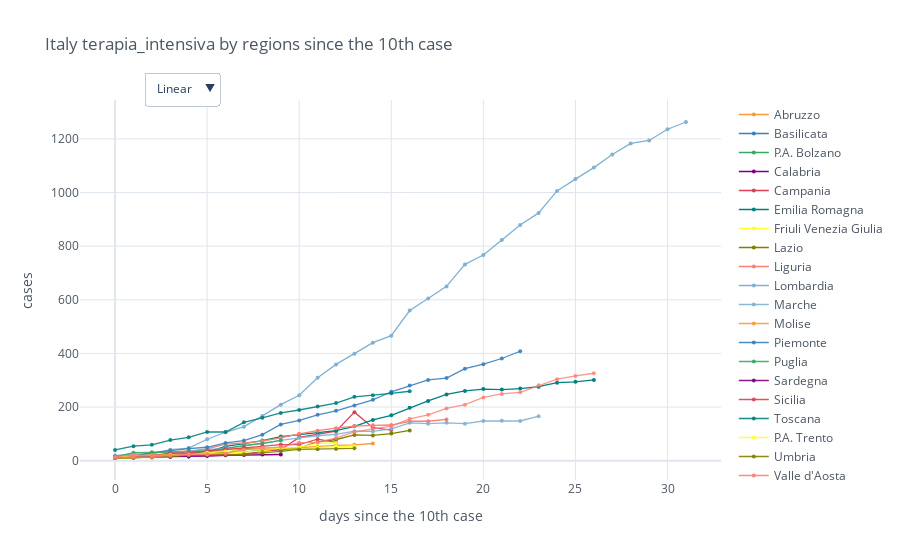

Here is the notebook cell this chart was saved with:
### Code cell
min_value = 10
mpl.iplot_sync_plot(total_cases, min_value=10, title='Italy ' + category + ' by regions since the ' + str(min_value) + 'th case')

### Figure 1 — Plotly figure (JSON) as saved in the notebook; plotly's stock layout.template omitted (floating-point values rounded to 4 significant figures)
{"data": [{"line": {"color": "rgba(255, 153, 51, 1.0)", "dash": "solid", "shape": "linear", "width": 1.3}, "marker": {"size": 4, "symbol": "circle"}, "mode": "lines+markers", "name": "Abruzzo", "text": "", "type": "scatter", "x": [0, 1, 2, 3, 4, 5, 6, 7, 8, 9, 10, 11, 12, 13, 14, 15, 16, 17, 18, 19, 20, 21, 22, 23, 24, 25, 26, 27, 28, 29, 30, 31], "y": [12.0, 14.0, 14.0, 28.0, 37.0, 32.0, 41.0, 47.0, 48.0, 44.0, 49.0, 52.0, 57.0, 59.0, 64.0, "", "", "", "", "", "", "", "", "", "", "", "", "", "", "", "", ""]}, {"line": {"color": "rgba(55, 128, 191, 1.0)", "dash": "solid", "shape": "linear", "width": 1.3}, "marker": {"size": 4, "symbol": "circle"}, "mode": "lines+markers", "name": "Basilicata", "text": "", "type": "scatter", "x": [0, 1, 2, 3, 4, 5, 6, 7, 8, 9, 10, 11, 12, 13, 14, 15, 16, 17, 18, 19, 20, 21, 22, 23, 24, 25, 26, 27, 28, 29, 30, 31], "y": [10.0, 12.0, 12.0, 14.0, 16.0, "", "", "", "", "", "", "", "", "", "", "", "", "", "", "", "", "", "", "", "", "", "", "", "", "", "", ""]}, {"line": {"color": "rgba(50, 171, 96, 1.0)", "dash": "solid", "shape": "linear", "width": 1.3}, "marker": {"size": 4, "symbol": "circle"}, "mode": "lines+markers", "name": "P.A. Bolzano", "text": "", "type": "scatter", "x": [0, 1, 2, 3, 4, 5, 6, 7, 8, 9, 10, 11, 12, 13, 14, 15, 16, 17, 18, 19, 20, 21, 22, 23, 24, 25, 26, 27, 28, 29, 30, 31], "y": [11.0, 11.0, 18.0, 18.0, 24.0, 30.0, 32.0, 33.0, 38.0, 40.0, 43.0, "", "", "", "", "", "", "", "", "", "", "", "", "", "", "", "", "", "", "", "", ""]}, {"line": {"color": "rgba(128, 0, 128, 1.0)", "dash": "solid", "shape": "linear", "width": 1.3}, "marker": {"size": 4, "symbol": "circle"}, "mode": "lines+markers", "name": "Calabria", "text": "", "type": "scatter", "x": [0, 1, 2, 3, 4, 5, 6, 7, 8, 9, 10, 11, 12, 13, 14, 15, 16, 17, 18, 19, 20, 21, 22, 23, 24, 25, 26, 27, 28, 29, 30, 31], "y": [10.0, 11.0, 13.0, 16.0, 16.0, 17.0, 20.0, 21.0, 23.0, 23.0, "", "", "", "", "", "", "", "", "", "", "", "", "", "", "", "", "", "", "", "", "", ""]}, {"line": {"color": "rgba(219, 64, 82, 1.0)", "dash": "solid", "shape": "linear", "width": 1.3}, "marker": {"size": 4, "symbol": "circle"}, "mode": "lines+markers", "name": "Campania", "text": "", "type": "scatter", "x": [0, 1, 2, 3, 4, 5, 6, 7, 8, 9, 10, 11, 12, 13, 14, 15, 16, 17, 18, 19, 20, 21, 22, 23, 24, 25, 26, 27, 28, 29, 30, 31], "y": [11.0, 11.0, 19.0, 17.0, 22.0, 22.0, 24.0, 24.0, 36.0, 41.0, 87.0, 99.0, 110.0, 181.0, 123.0, 114.0, "", "", "", "", "", "", "", "", "", "", "", "", "", "", "", ""]}, {"line": {"color": "rgba(0, 128, 128, 1.0)", "dash": "solid", "shape": "linear", "width": 1.3}, "marker": {"size": 4, "symbol": "circle"}, "mode": "lines+markers", "name": "Emilia Romagna", "text": "", "type": "scatter", "x": [0, 1, 2, 3, 4, 5, 6, 7, 8, 9, 10, 11, 12, 13, 14, 15, 16, 17, 18, 19, 20, 21, 22, 23, 24, 25, 26, 27, 28, 29, 30, 31], "y": [11.0, 13.0, 16.0, 24.0, 26.0, 32.0, 53.0, 64.0, 75.0, 90.0, 98.0, 104.0, 112.0, 128.0, 152.0, 169.0, 197.0, 223.0, 247.0, 260.0, 267.0, 265.0, 269.0, 276.0, 291.0, 294.0, 301.0, "", "", "", "", ""]}, {"line": {"color": "rgba(255, 255, 51, 1.0)", "dash": "solid", "shape": "linear", "width": 1.3}, "marker": {"size": 4, "symbol": "circle"}, "mode": "lines+markers", "name": "Friuli Venezia Giulia", "text": "", "type": "scatter", "x": [0, 1, 2, 3, 4, 5, 6, 7, 8, 9, 10, 11, 12, 13, 14, 15, 16, 17, 18, 19, 20, 21, 22, 23, 24, 25, 26, 27, 28, 29, 30, 31], "y": [10.0, 11.0, 12.0, 19.0, 21.0, 27.0, 29.0, 32.0, 37.0, 47.0, 41.0, 49.0, 52.0, 54.0, "", "", "", "", "", "", "", "", "", "", "", "", "", "", "", "", "", ""]}, {"line": {"color": "rgba(128, 128, 0, 1.0)", "dash": "solid", "shape": "linear", "width": 1.3}, "marker": {"size": 4, "symbol": "circle"}, "mode": "lines+markers", "name": "Lazio", "text": "", "type": "scatter", "x": [0, 1, 2, 3, 4, 5, 6, 7, 8, 9, 10, 11, 12, 13, 14, 15, 16, 17, 18, 19, 20, 21, 22, 23, 24, 25, 26, 27, 28, 29, 30, 31], "y": [15.0, 18.0, 20.0, 24.0, 25.0, 31.0, 31.0, 44.0, 44.0, 45.0, 47.0, 70.0, 79.0, 96.0, 94.0, 101.0, 113.0, "", "", "", "", "", "", "", "", "", "", "", "", "", "", ""]}, {"line": {"color": "rgba(251, 128, 114, 1.0)", "dash": "solid", "shape": "linear", "width": 1.3}, "marker": {"size": 4, "symbol": "circle"}, "mode": "lines+markers", "name": "Liguria", "text": "", "type": "scatter", "x": [0, 1, 2, 3, 4, 5, 6, 7, 8, 9, 10, 11, 12, 13, 14, 15, 16, 17, 18, 19, 20, 21, 22, 23, 24, 25, 26, 27, 28, 29, 30, 31], "y": [11.0, 17.0, 29.0, 34.0, 36.0, 44.0, 62.0, 66.0, 73.0, 85.0, 100.0, 112.0, 121.0, 129.0, 132.0, 133.0, 147.0, 147.0, 154.0, "", "", "", "", "", "", "", "", "", "", "", "", ""]}, {"line": {"color": "rgba(128, 177, 211, 1.0)", "dash": "solid", "shape": "linear", "width": 1.3}, "marker": {"size": 4, "symbol": "circle"}, "mode": "lines+markers", "name": "Lombardia", "text": "", "type": "scatter", "x": [0, 1, 2, 3, 4, 5, 6, 7, 8, 9, 10, 11, 12, 13, 14, 15, 16, 17, 18, 19, 20, 21, 22, 23, 24, 25, 26, 27, 28, 29, 30, 31], "y": [19, 25, 25, 41, 47, 80, 106, 127, 167, 209, 244, 309, 359, 399, 440, 466, 560, 605, 650, 732, 767, 823, 879, 924, 1006, 1050, 1093, 1142, 1183, 1194, 1236, 1263]}, {"line": {"color": "rgba(128, 177, 211, 0.8999999999999999)", "dash": "solid", "shape": "linear", "width": 1.3}, "marker": {"size": 4, "symbol": "circle"}, "mode": "lines+markers", "name": "Marche", "text": "", "type": "scatter", "x": [0, 1, 2, 3, 4, 5, 6, 7, 8, 9, 10, 11, 12, 13, 14, 15, 16, 17, 18, 19, 20, 21, 22, 23, 24, 25, 26, 27, 28, 29, 30, 31], "y": [13.0, 15.0, 19.0, 20.0, 36.0, 41.0, 47.0, 54.0, 66.0, 76.0, 85.0, 93.0, 98.0, 110.0, 109.0, 119.0, 141.0, 138.0, 141.0, 138.0, 148.0, 149.0, 148.0, 166.0, "", "", "", "", "", "", "", ""]}, {"line": {"color": "rgba(255, 153, 51, 0.8999999999999999)", "dash": "solid", "shape": "linear", "width": 1.3}, "marker": {"size": 4, "symbol": "circle"}, "mode": "lines+markers", "name": "Molise", "text": "", "type": "scatter", "x": [0, 1, 2, 3, 4, 5, 6, 7, 8, 9, 10, 11, 12, 13, 14, 15, 16, 17, 18, 19, 20, 21, 22, 23, 24, 25, 26, 27, 28, 29, 30, 31], "y": ["", "", "", "", "", "", "", "", "", "", "", "", "", "", "", "", "", "", "", "", "", "", "", "", "", "", "", "", "", "", "", ""]}, {"line": {"color": "rgba(55, 128, 191, 0.8999999999999999)", "dash": "solid", "shape": "linear", "width": 1.3}, "marker": {"size": 4, "symbol": "circle"}, "mode": "lines+markers", "name": "Piemonte", "text": "", "type": "scatter", "x": [0, 1, 2, 3, 4, 5, 6, 7, 8, 9, 10, 11, 12, 13, 14, 15, 16, 17, 18, 19, 20, 21, 22, 23, 24, 25, 26, 27, 28, 29, 30, 31], "y": [13.0, 17.0, 30.0, 38.0, 45.0, 50.0, 66.0, 75.0, 97.0, 135.0, 150.0, 171.0, 186.0, 206.0, 227.0, 257.0, 280.0, 301.0, 308.0, 343.0, 360.0, 381.0, 408.0, "", "", "", "", "", "", "", "", ""]}, {"line": {"color": "rgba(50, 171, 96, 0.8999999999999999)", "dash": "solid", "shape": "linear", "width": 1.3}, "marker": {"size": 4, "symbol": "circle"}, "mode": "lines+markers", "name": "Puglia", "text": "", "type": "scatter", "x": [0, 1, 2, 3, 4, 5, 6, 7, 8, 9, 10, 11, 12, 13, 14, 15, 16, 17, 18, 19, 20, 21, 22, 23, 24, 25, 26, 27, 28, 29, 30, 31], "y": [14.0, 30.0, 31.0, 31.0, 33.0, 37.0, 45.0, 57.0, 64.0, 76.0, "", "", "", "", "", "", "", "", "", "", "", "", "", "", "", "", "", "", "", "", "", ""]}, {"line": {"color": "rgba(128, 0, 128, 0.8999999999999999)", "dash": "solid", "shape": "linear", "width": 1.3}, "marker": {"size": 4, "symbol": "circle"}, "mode": "lines+markers", "name": "Sardegna", "text": "", "type": "scatter", "x": [0, 1, 2, 3, 4, 5, 6, 7, 8, 9, 10, 11, 12, 13, 14, 15, 16, 17, 18, 19, 20, 21, 22, 23, 24, 25, 26, 27, 28, 29, 30, 31], "y": [15.0, 16.0, 16.0, 18.0, 19.0, 19.0, 20.0, "", "", "", "", "", "", "", "", "", "", "", "", "", "", "", "", "", "", "", "", "", "", "", "", ""]}, {"line": {"color": "rgba(219, 64, 82, 0.8999999999999999)", "dash": "solid", "shape": "linear", "width": 1.3}, "marker": {"size": 4, "symbol": "circle"}, "mode": "lines+markers", "name": "Sicilia", "text": "", "type": "scatter", "x": [0, 1, 2, 3, 4, 5, 6, 7, 8, 9, 10, 11, 12, 13, 14, 15, 16, 17, 18, 19, 20, 21, 22, 23, 24, 25, 26, 27, 28, 29, 30, 31], "y": [11.0, 15.0, 20.0, 28.0, 29.0, 36.0, 42.0, 48.0, 55.0, 60.0, 60.0, 80.0, 68.0, "", "", "", "", "", "", "", "", "", "", "", "", "", "", "", "", "", "", ""]}, {"line": {"color": "rgba(0, 128, 128, 0.8999999999999999)", "dash": "solid", "shape": "linear", "width": 1.3}, "marker": {"size": 4, "symbol": "circle"}, "mode": "lines+markers", "name": "Toscana", "text": "", "type": "scatter", "x": [0, 1, 2, 3, 4, 5, 6, 7, 8, 9, 10, 11, 12, 13, 14, 15, 16, 17, 18, 19, 20, 21, 22, 23, 24, 25, 26, 27, 28, 29, 30, 31], "y": [40.0, 54.0, 59.0, 77.0, 87.0, 107.0, 107.0, 143.0, 160.0, 178.0, 189.0, 202.0, 215.0, 238.0, 244.0, 251.0, 259.0, "", "", "", "", "", "", "", "", "", "", "", "", "", "", ""]}, {"line": {"color": "rgba(255, 255, 51, 0.8999999999999999)", "dash": "solid", "shape": "linear", "width": 1.3}, "marker": {"size": 4, "symbol": "circle"}, "mode": "lines+markers", "name": "P.A. Trento", "text": "", "type": "scatter", "x": [0, 1, 2, 3, 4, 5, 6, 7, 8, 9, 10, 11, 12, 13, 14, 15, 16, 17, 18, 19, 20, 21, 22, 23, 24, 25, 26, 27, 28, 29, 30, 31], "y": [12.0, 19.0, 19.0, 22.0, 22.0, 30.0, 34.0, 39.0, 46.0, 46.0, 49.0, 65.0, 66.0, "", "", "", "", "", "", "", "", "", "", "", "", "", "", "", "", "", "", ""]}, {"line": {"color": "rgba(128, 128, 0, 0.8999999999999999)", "dash": "solid", "shape": "linear", "width": 1.3}, "marker": {"size": 4, "symbol": "circle"}, "mode": "lines+markers", "name": "Umbria", "text": "", "type": "scatter", "x": [0, 1, 2, 3, 4, 5, 6, 7, 8, 9, 10, 11, 12, 13, 14, 15, 16, 17, 18, 19, 20, 21, 22, 23, 24, 25, 26, 27, 28, 29, 30, 31], "y": [10.0, 11.0, 13.0, 15.0, 21.0, 21.0, 21.0, 24.0, 29.0, 35.0, 42.0, 43.0, 44.0, 46.0, "", "", "", "", "", "", "", "", "", "", "", "", "", "", "", "", "", ""]}, {"line": {"color": "rgba(251, 128, 114, 0.8999999999999999)", "dash": "solid", "shape": "linear", "width": 1.3}, "marker": {"size": 4, "symbol": "circle"}, "mode": "lines+markers", "name": "Valle d'Aosta", "text": "", "type": "scatter", "x": [0, 1, 2, 3, 4, 5, 6, 7, 8, 9, 10, 11, 12, 13, 14, 15, 16, 17, 18, 19, 20, 21, 22, 23, 24, 25, 26, 27, 28, 29, 30, 31], "y": [15.0, 21.0, 20.0, 20.0, 25.0, 24.0, "", "", "", "", "", "", "", "", "", "", "", "", "", "", "", "", "", "", "", "", "", "", "", "", "", ""]}, {"line": {"color": "rgba(251, 128, 114, 0.7999999999999998)", "dash": "solid", "shape": "linear", "width": 1.3}, "marker": {"size": 4, "symbol": "circle"}, "mode": "lines+markers", "name": "Veneto", "text": "", "type": "scatter", "x": [0, 1, 2, 3, 4, 5, 6, 7, 8, 9, 10, 11, 12, 13, 14, 15, 16, 17, 18, 19, 20, 21, 22, 23, 24, 25, 26, 27, 28, 29, 30, 31], "y": [11.0, 13.0, 14.0, 19.0, 23.0, 24.0, 27.0, 41.0, 47.0, 51.0, 67.0, 68.0, 85.0, 107.0, 119.0, 129.0, 156.0, 171.0, 195.0, 209.0, 236.0, 249.0, 255.0, 281.0, 304.0, 316.0, 326.0, "", "", "", "", ""]}], "layout": {"legend": {"bgcolor": "#FFFFFF", "font": {"color": "#4D5663"}}, "paper_bgcolor": "#FFFFFF", "plot_bgcolor": "#FFFFFF", "title": {"font": {"color": "#4D5663"}, "text": "Italy terapia_intensiva by regions since the 10th case"}, "updatemenus": [{"buttons": [{"args": [{"yaxis.type": "linear"}], "label": "Linear", "method": "relayout"}, {"args": [{"yaxis.type": "log"}], "label": "Log", "method": "relayout"}], "direction": "down", "pad": {"r": 10, "t": 10}, "showactive": true, "x": 0.1, "xanchor": "left", "y": 1.1, "yanchor": "top"}], "xaxis": {"gridcolor": "#E1E5ED", "showgrid": true, "tickfont": {"color": "#4D5663"}, "title": {"font": {"color": "#4D5663"}, "text": "days since the 10th case"}, "zerolinecolor": "#E1E5ED"}, "yaxis": {"gridcolor": "#E1E5ED", "showgrid": true, "tickfont": {"color": "#4D5663"}, "title": {"font": {"color": "#4D5663"}, "text": "cases"}, "zerolinecolor": "#E1E5ED"}}}
